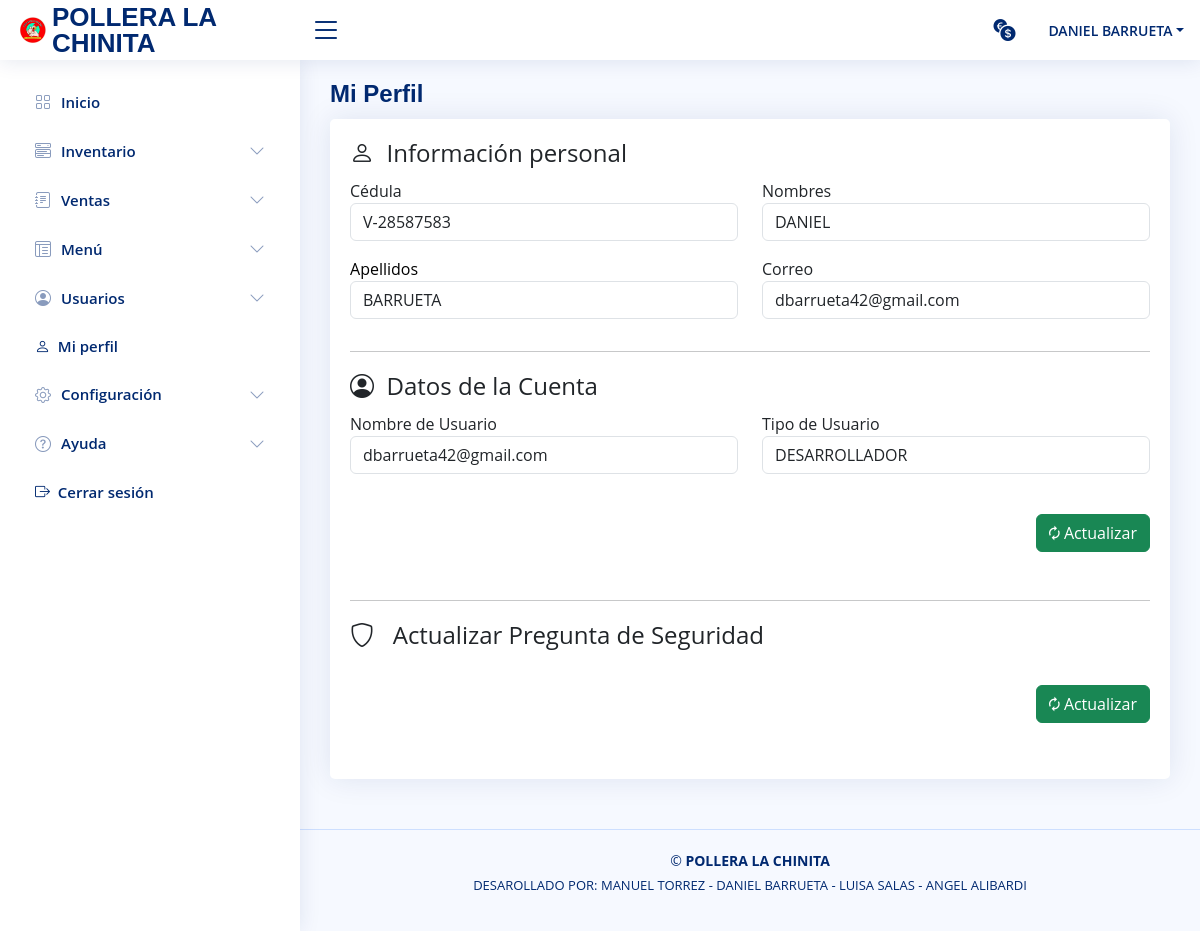
The page /vista/mi_perfil.php (signed in) on the database its author committed.
### tables this page shows
CREATE TABLE `usuario` (
  `id_usuario` int NOT NULL,
  `cedula` varchar(10) NOT NULL,
  `nombre` varchar(50) NOT NULL,
  `apellido` varchar(50) NOT NULL,
  `correo` varchar(70) NOT NULL,
  `contraseña` varchar(20) NOT NULL,
  `telefono` varchar(11) NOT NULL,
  `direccion` varchar(70) NOT NULL,
  `ultima_sesion` date DEFAULT NULL,
  `sesion_activa` tinyint NOT NULL,
  `inhabilitado` tinyint NOT NULL,
  `primer_inicio` tinyint(1) NOT NULL,
  `id_rol` int NOT NULL,
  `estado` int NOT NULL
);

CREATE TABLE `rol` (
  `id_rol` int NOT NULL,
  `nombre` varchar(20) NOT NULL,
  `estado` tinyint NOT NULL,
  `r_proveedores` tinyint NOT NULL,
  `m_proveedores` tinyint NOT NULL,
  `h_proveedores` tinyint NOT NULL,
  `r_categoria` tinyint NOT NULL,
  `r_presentacion` tinyint(1) NOT NULL,
  `r_productos` tinyint NOT NULL,
  `e_productos` tinyint NOT NULL,
  `g_venta` tinyint(1) NOT NULL,
  `d_venta` tinyint(1) NOT NULL,
  `f_venta` tinyint(1) NOT NULL,
  `est_venta` tinyint(1) NOT NULL,
  `r_servicio` tinyint(1) NOT NULL,
  `m_servicio` tinyint(1) NOT NULL,
  `r_cliente` tinyint(1) NOT NULL,
  `m_cliente` tinyint(1) NOT NULL,
  `h_cliente` tinyint(1) NOT NULL,
  `f_cliente` tinyint(1) NOT NULL,
  `r_empleado` tinyint(1) NOT NULL,
  `m_empleado` tinyint(1) NOT NULL,
  `r_rol` tinyint(1) NOT NULL,
  `m_rol` tinyint(1) NOT NULL,
  `m_cant_pregunta_seguridad` tinyint(1) NOT NULL,
  `m_tiempo_sesion` tinyint(1) NOT NULL,
  `m_cant_caracteres` tinyint(1) NOT NULL,
  `m_cant_simbolos` tinyint(1) NOT NULL,
  `m_cant_num` tinyint(1) NOT NULL,
  `v_bitacora` tinyint(1) NOT NULL
);

### include/datos_usuario_include.php (called while the page is built, shortened)
<?php
include_once("../modelo/modeloPrincipal.php");
$id_usuario = $_SESSION['id_usuario'];
$datos_usuario = modeloPrincipal::consultar("SELECT U.id_usuario, U.cedula, U.nombre, U.apellido, U.correo,
    U.contraseña, U.primer_inicio, R.nombre AS nombre_rol FROM usuario AS U INNER JOIN rol AS R ON R.id_rol = U.id_rol
    WHERE U.id_usuario = '$id_usuario'");
if (mysqli_num_rows($datos_usuario) > 0) {
    while ($row = mysqli_fetch_assoc($datos_usuario)) {
        $cedula_user = $row['cedula'];
        $nombre_user = $row['nombre'];
        $apellido_user = $row['apellido'];
        $correo_user =  $row['correo'];
        $rol_usuario = $row['nombre_rol'];
    }
}

### modelo/modeloPrincipal.php (called while the page is built, shortened)
<?php
class modeloPrincipal {
    public static function Conexion(){
        if(!$con = mysqli_connect(SERVER, USER, PASSWORD)){
            die("Los datos de conexión con la base de datos ingresados son incorrectos, por favor verifique");
        }
        mysqli_set_charset($con, "utf8");
        return $con;
    }
    public static function consultar($query) {
        if (!$consul = mysqli_query(Self::Conexion(),$query)) {
            mysqli_query(Self::Conexion(),"ROLLBACK;");
            die(mysqli_error($query).' Error en la consulta SQL ejecutada ');
        }else{
            mysqli_query(Self::Conexion(),"COMMIT;");
        }
        return $consul;
    }
}

### vista/mi_perfil.php (the view, shortened to what this page needs)
<?php
if (!isset($_SESSION['logged_in']) || $_SESSION['logged_in'] !== true) {
	header('Location: ../index.php');
	exit();
}else{ ?>
  <!DOCTYPE html>
  <html lang="en">
    <head>
      <?php
        include_once("../include/css_include.php"); ?>
    </head>
    <body>
      <?php
        include_once("../include/header.php");
        include_once("../include/sliderbar.php"); ?>
      <main id="main" class="main">
        <div class="pagetitle"><h1>Mi Perfil</h1></div>
        <section class="section dashboard">
          <div class="row">
            <div class="col-lg-12">
              <div class="row">
                <div class="col-lg-12">
                  <div class="card">
                    <div class="card-body pb-3">
                      <?php require_once ("../include/datos_usuario_include.php"); ?>
                      <div class="mi_informacion_container col-10 col-lg-12 my-3">
                        <fieldset class="row mb-3">
                            <legend class="col-12 col-sm-12"><i class="bi bi-person"></i> &nbsp;Información personal</legend>
                            <div class="col-12 col-sm-6 col-md-6 col-lg-6 mb-3">
                              <div class="form-group">
                                  <label class="control-label">Cédula</label>
                                  <input type="text" pattern="[0-9\-]{1,30}" class="form-control" value="<?= $cedula_user; ?>" id="cedula" name="cedula" readOnly="true" maxlength="9">
                              </div>
                            </div>
                            <div class="col-12 col-sm-6 col-md-6 col-lg-6 mb-3">
                              <div class="form-group">
                                <label class="control-label">Nombres</label>
                                <input type="text" pattern="[A-Za-zÁÉÍÚÓáéíóúñÑ ]{3,30}" class="form-control" value="<?= $nombre_user; ?>" id="nombres" name="nombres" readOnly="true" maxlength="30">
                              </div>
                            </div>
                            <div class="col-12 col-sm-6 col-md-6 col-lg-6 mb-3">
                              <div class="form-group">
                                <label class="control-label text-black">Apellidos</label>
                                  <input type="text" pattern="[A-Za-zÁÉÍÚÓáéíóúñÑ ]{3,30}" class="form-control" value="<?= $apellido_user; ?>" id="apellido" name="apellido" readOnly="true" maxlength="30">
                              </div>
                            </div>
                            <div class="col-12 col-sm-6 col-md-6 col-lg-6 mb-3">
                              <div class="form-group">
                                <label class="control-label">Correo</label>
                                <input type="email" pattern="[A-Za-zÁÉÍÚÓáéíóúñÑ\@\.\0-9]{3,30}" class="form-control" value="<?= $correo_user; ?>" id="email" name="email" readOnly="true" maxlength="30">
                              </div>
                            </div>
                        </fieldset>
                        <hr>
                        <fieldset class="row mb-4">
                            <legend><i class="bi-person-circle"></i> &nbsp;Datos de la Cuenta</legend>
                            <div class="col-12 col-sm-6 col-md-6 col-lg-6 mb-3">
                              <div class="form-group">
                                  <label class="control-label">Nombre de Usuario</label>
                                  <input type="text" pattern="[A-Za-zÁÉÍÚÓáéíóúñÑ\@\.\0-9]{3,30}" class="form-control" value="<?= $correo_user; ?>" id="nombres" name="nombres" readOnly="true" maxlength="30">
                              </div>
                            </div>
                            <div class="col-12 col-sm-6 col-md-6 col-lg-6 mb-3">
                                <div class="form-group">
                                    <label class="control-label">Tipo de Usuario</label>
                                    <input type="text" pattern="[A-Za-zÁÉÍÚÓáéíóúñÑ]{3,30}" class="form-control" value="<?= $rol_usuario; ?>" id="tipo_usuario" name="tipo_usuario" readOnly="true" maxlength="30">
                                </div>
                            </div>
                            <div class="col-12 my-4 text-center d-flex justify-content-end">
                                <button type="submit" class="btn btn-success text-white" data-bs-toggle="modal" data-bs-target="#info_user"><i class='zmdi zmdi-refresh'></i> Actualizar</button>
                            </div>
                        </fieldset>
                        <hr>
                        <fieldset class="row">
                          <legend><i class="bi bi-shield"></i> &nbsp; Actualizar Pregunta de Seguridad</legend>
                          <div class="col-12 my-4 text-center d-flex justify-content-end">
                              <button type="submit" class="btn btn-success text-white" data-bs-toggle="modal" data-bs-target="#preguntas_seguridad"><i class='zmdi zmdi-refresh'></i> Actualizar</button>
                          </div>
                        </fieldset>
                      </div>
                    </div>
                  </div>
                </div>
              </div>
            </div>
          </div>
        </section>
      </main>
      <?php include_once("../include/footer.php"); ?>
    </body>
  </html>
<?php } ?>

### vista/css/main.css (style rules this page uses)
* { margin: 0; padding: 0; box-sizing: border-box; -moz-box-sizing: border-box; }
.text-white { color: #ffffff !important; }
.text-black { color:#000000 !important; }

### vista/assets/css/style.css (style rules this page uses)
:root { scroll-behavior: smooth; }
body { font-family: "Open Sans", sans-serif; background: #f6f9ff; color: #444444; }
h1, h2, h3, h4, h5, h6 { font-family: "Nunito", sans-serif; }
#main { margin-top: 60px; padding: 20px 30px; transition: all 0.3s; }
.pagetitle { margin-bottom: 10px; }
.pagetitle h1 { font-size: 24px; margin-bottom: 0; font-weight: 600; color: #012970; }
.card { margin-bottom: 30px; border: none; border-radius: 5px; box-shadow: 0px 0 30px rgba(1, 41, 112, 0.1); }
.card-body { padding: 0 20px 20px 20px; }
@media (min-width: 1200px) { #main, #footer { margin-left: 300px; } }

### rows shown on the page
usuario: cedula "V-28587583", nombres "DANIEL", apellido "BARRUETA", email "dbarrueta42@gmail.com", nombres "dbarrueta42@gmail.com", tipo_usuario "DESARROLLADOR"

### other values the page prints
$_SESSION['nombre'] "DANIEL"
$_SESSION['apellido'] "BARRUETA"
